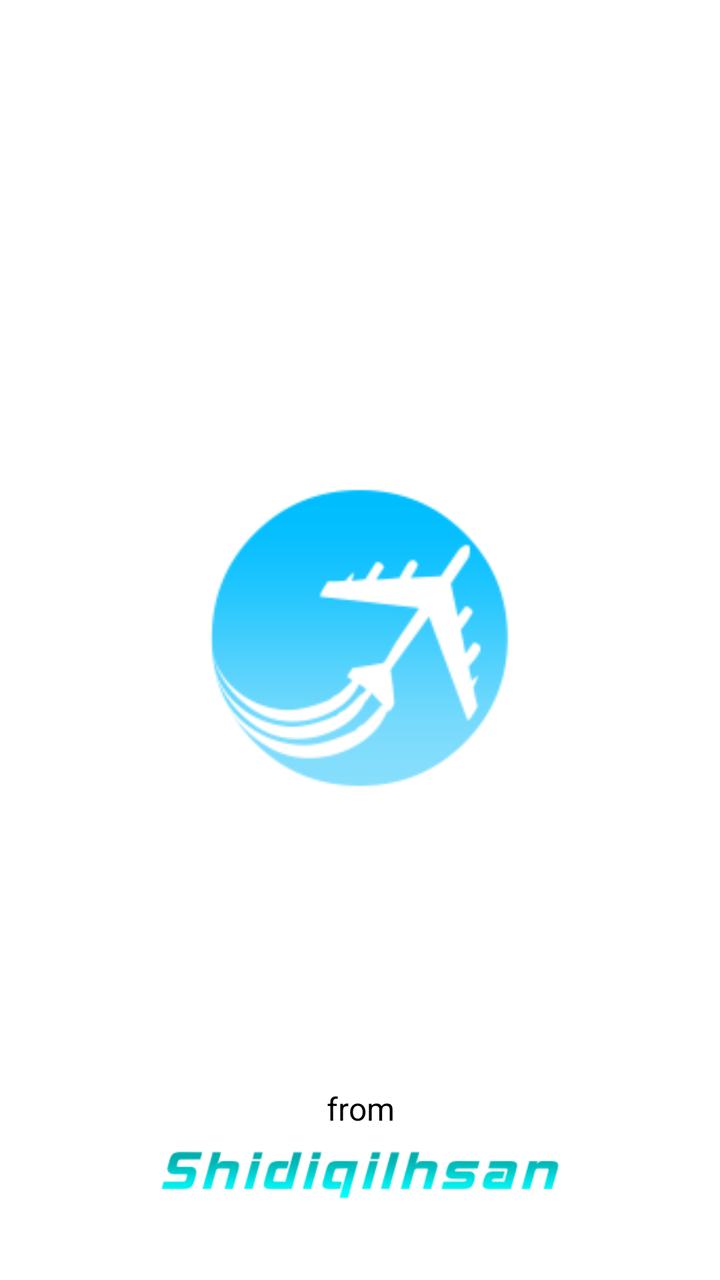
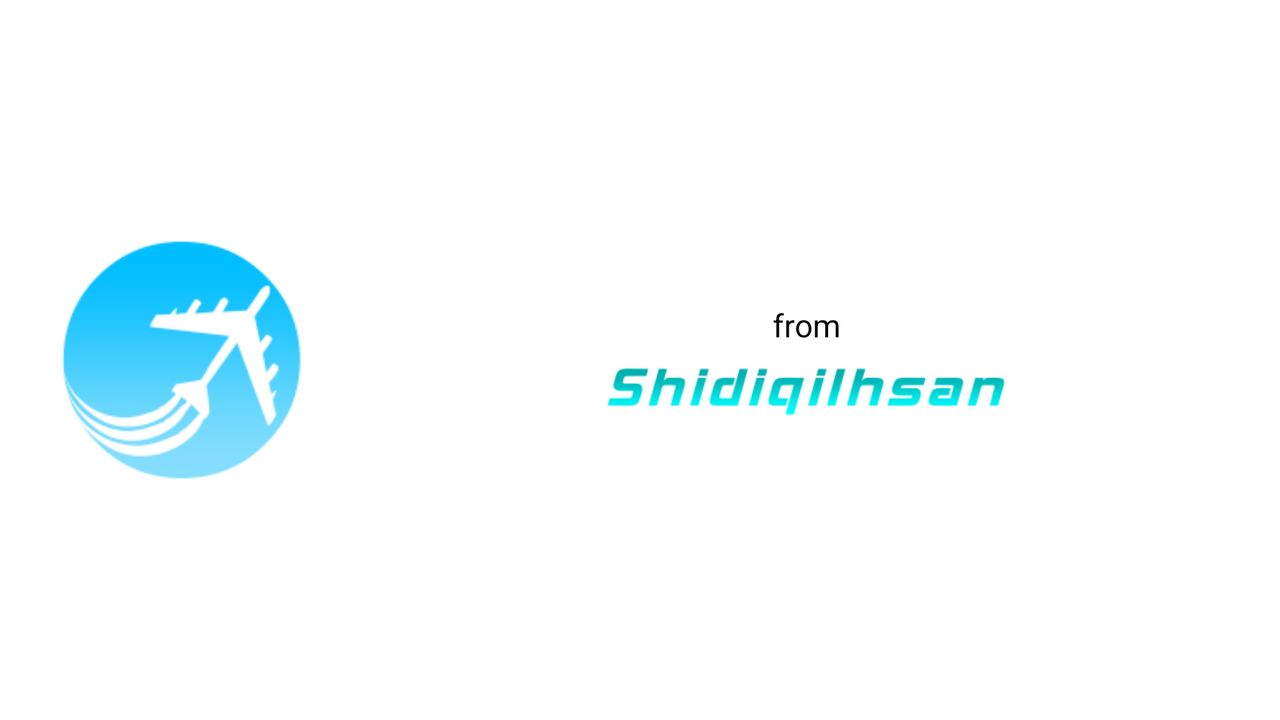

The same Android screen from two of the app's own layout files: first res/layout/ as a phone draws it, then the repository's variant for another configuration, drawn on a device whose configuration selects that folder. Both files follow.
<!-- AndroidManifest.xml: activity theme Theme.AirlinePedia.Splash -->
<!-- res/layout/activity_splash_screen.xml -->
<?xml version="1.0" encoding="utf-8"?>
<androidx.constraintlayout.widget.ConstraintLayout
    xmlns:android="http://schemas.android.com/apk/res/android"
    xmlns:app="http://schemas.android.com/apk/res-auto"
    xmlns:tools="http://schemas.android.com/tools"
    android:id="@+id/main"
    android:layout_width="match_parent"
    android:layout_height="match_parent"
    android:background="@color/splash_screen_background"
    tools:context=".SplashScreenActivity">

    

    

    <ImageView
        android:id="@+id/logoImage"
        android:layout_width="200dp"
        android:layout_height="150dp"
        android:layout_marginTop="244dp"
        android:src="@drawable/airline_pedia_icon"
        app:layout_constraintEnd_toEndOf="parent"
        app:layout_constraintStart_toStartOf="parent"
        app:layout_constraintTop_toTopOf="parent"
        app:tint="@null" />

    <LinearLayout
        android:layout_width="wrap_content"
        android:layout_height="wrap_content"
        android:orientation="vertical"
        android:gravity="center_horizontal"
        app:layout_constraintBottom_toBottomOf="parent"
        app:layout_constraintStart_toStartOf="parent"
        app:layout_constraintEnd_toEndOf="parent"
        android:layout_marginBottom="40dp">

        
        <TextView
            android:id="@+id/textView"
            android:layout_width="wrap_content"
            android:layout_height="wrap_content"
            android:text="@string/from"
            android:textColor="@color/text_splash_color"
            android:textSize="16sp"
            android:gravity="center" />

        
        <ImageView
            android:id="@+id/parent_company"
            android:layout_width="200dp"
            android:layout_height="25dp"
            android:layout_marginTop="10dp"
            android:src="@drawable/shidiqi_ihsan" />
    </LinearLayout>

</androidx.constraintlayout.widget.ConstraintLayout>
<!-- resources referenced by this layout -->
<resources>
  <color name="splash_screen_background">#FFFFFFFF</color>
  <color name="text_splash_color">#000000</color>
  <!-- drawable airline_pedia_icon: png bitmap (drawable, 8155 bytes) -->
  <!-- drawable shidiqi_ihsan: png bitmap (drawable, 6530 bytes) -->
  <string name="from">from</string>
  <style name="Theme.AirlinePedia.Splash" parent="Theme.AppCompat">
          <item name="colorPrimary">@color/splash_screen_background</item>
  
  
      </style>
</resources>
<!-- res/layout-land/activity_splash_screen.xml (the repository's variant of the layout above) -->
<!-- drawn on the phone turned sideways -->
<?xml version="1.0" encoding="utf-8"?>
<androidx.constraintlayout.widget.ConstraintLayout
    xmlns:android="http://schemas.android.com/apk/res/android"
    xmlns:app="http://schemas.android.com/apk/res-auto"
    xmlns:tools="http://schemas.android.com/tools"
    android:id="@+id/main"
    android:layout_width="match_parent"
    android:layout_height="match_parent"
    android:background="@color/splash_screen_background"
    tools:context=".SplashScreenActivity">


    <ImageView
        android:id="@+id/logoImage"
        android:layout_width="150dp"
        android:layout_height="120dp"
        android:layout_marginStart="16dp"
        android:src="@drawable/airline_pedia_icon"
        app:layout_constraintTop_toTopOf="parent"
        app:layout_constraintBottom_toBottomOf="parent"
        app:layout_constraintStart_toStartOf="parent"
        app:tint="@null" />


    <LinearLayout
        android:layout_width="wrap_content"
        android:layout_height="wrap_content"
        android:orientation="vertical"
        android:gravity="center"
        android:layout_marginStart="16dp"
        app:layout_constraintTop_toTopOf="parent"
        app:layout_constraintBottom_toBottomOf="parent"
        app:layout_constraintEnd_toEndOf="parent"
        app:layout_constraintStart_toEndOf="@id/logoImage"
        android:layout_marginEnd="16dp">


        <TextView
            android:id="@+id/textView"
            android:layout_width="wrap_content"
            android:layout_height="wrap_content"
            android:text="@string/from"
            android:textColor="@color/text_splash_color"
            android:textSize="16sp"
            android:gravity="center" />


        <ImageView
            android:id="@+id/parent_company"
            android:layout_width="200dp"
            android:layout_height="25dp"
            android:layout_marginTop="10dp"
            android:src="@drawable/shidiqi_ihsan" />
    </LinearLayout>

</androidx.constraintlayout.widget.ConstraintLayout>
